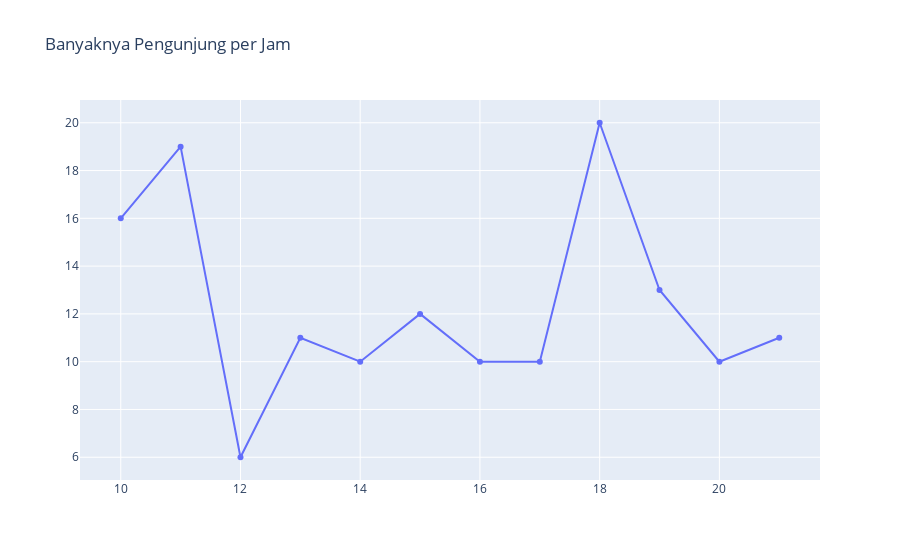

The notebook cell this image was saved under:
### Code cell
# Using graph_objects
import plotly.graph_objects as go

fig = go.Figure([go.Scatter(x=new.index, y=new['count'])])
fig.update_layout(title_text='Banyaknya Pengunjung per Jam',
                  xaxis_rangeslider_visible=False)
fig.show()

### Figure 1 — Plotly figure (JSON) as saved in the notebook; plotly's stock layout.template omitted (floating-point values rounded to 4 significant figures)
{"data": [{"type": "scatter", "x": [10, 11, 12, 13, 14, 15, 16, 17, 18, 19, 20, 21], "y": [16, 19, 6, 11, 10, 12, 10, 10, 20, 13, 10, 11]}], "layout": {"title": {"text": "Banyaknya Pengunjung per Jam"}, "xaxis": {"rangeslider": {"visible": false}}}}
